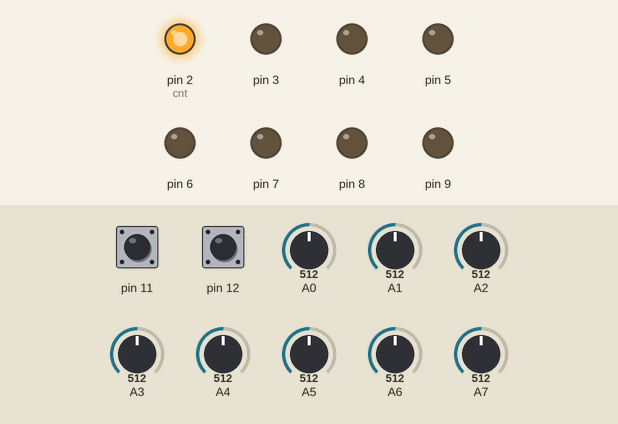
A sketch run on a simulated Arduino Nano, built with avr-gcc and run on an emulated ATmega328P. Parts: output pins drawn as LEDs (lit = HIGH). Inputs (shaded band) come from the test bench; at power-on: pin 12 HIGH, pin 11 HIGH, A0 = 512, A1 = 512, A2 = 512, A3 = 512, A4 = 512, A5 = 512, A6 = 512, A7 = 512.

Above: at 1.2 s.
1.3 s: pin 12 pulled LOW for 3.2 s
At 2.4 s:
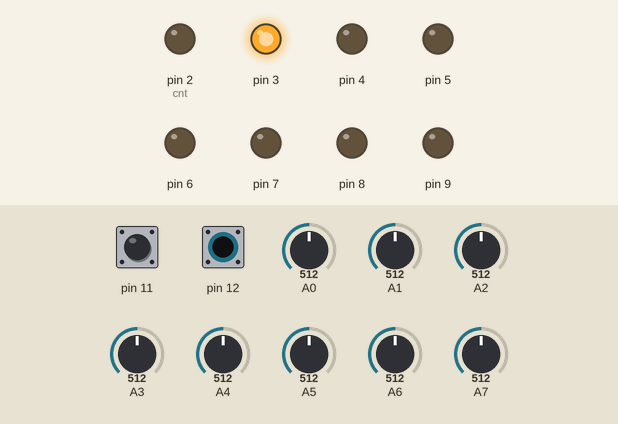
At 3.0 s:
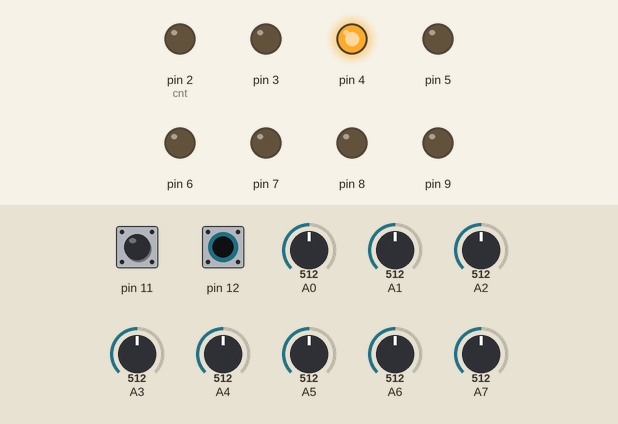
6.0 s: pin 11 pulled LOW for 1 s
At 6.82 s:
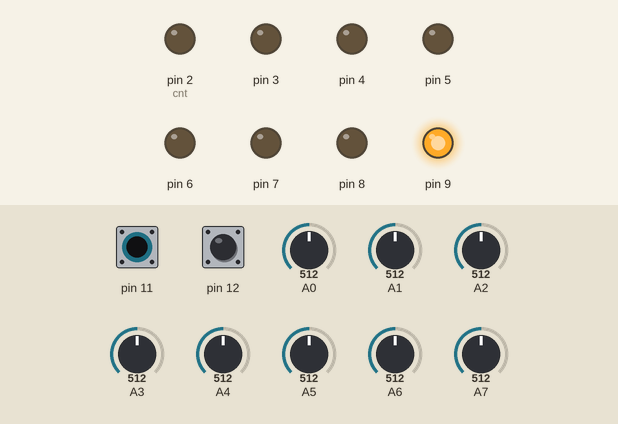
Timing chart, 0 to 15.5 s (numbered marks = the images above; inputs shaded):
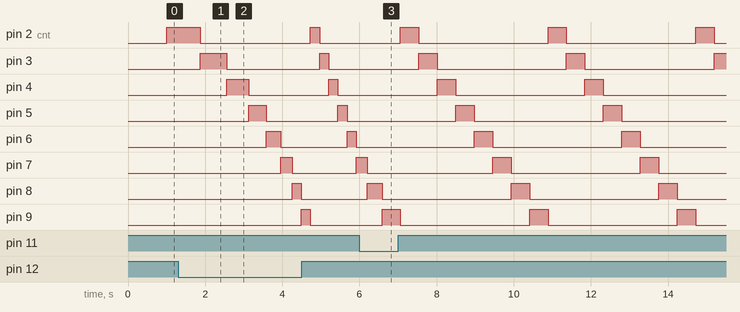

Measured:
- after the input at 1.3 s, pin 2 (cnt): HIGH → LOW after 0.57 s instead of 0.70 s; pin 6: LOW → HIGH after 2.3 s instead of 3.7 s; pin 7: LOW → HIGH after 2.7 s, → LOW 0.30 s later, → HIGH 1.7 s later; pin 8: LOW → HIGH after 3.0 s, → LOW 0.24 s later; pin 9: LOW → HIGH after 3.2 s, → LOW 0.24 s later
- after the input at 6.0 s, pin 2 (cnt): alternates HIGH for 0.48 s and LOW for 3.3 s, starting after 1.1 s; pin 3: alternates HIGH for 0.48 s and LOW for 3.3 s, starting after 1.5 s

The sketch:

nano.ino
```cpp
#include <MIDI.h>

#define A0 2
#define A1 3
#define A2 4
#define A3 5
#define A4 6
#define A5 7
#define A6 8
#define A7 9

int octavas = 5;
int cnt = 2;
int Tmax = 1000;
int Tmin = 10;
float paso = (Tmax - Tmin)/100000.0;

unsigned long previousMillis = 0;
float interval = 1000.0;
int ledState = LOW;

MIDI_CREATE_DEFAULT_INSTANCE();

void setup()
{
  Serial.begin(9600);

  //MIDI.begin(MIDI_CHANNEL_OFF);

  pinMode(2,OUTPUT);
  pinMode(3,OUTPUT);
  pinMode(4,OUTPUT);
  pinMode(5,OUTPUT);
  pinMode(6,OUTPUT);
  pinMode(7,OUTPUT);
  pinMode(8,OUTPUT);
  pinMode(9,OUTPUT);

  pinMode(11,INPUT_PULLUP);
  pinMode(12,INPUT_PULLUP);
}

void loop()
{
  int subir = digitalRead(11); //blanco
  int bajar = digitalRead(12); //rojo

  unsigned long currentMillis = millis();

  if (!subir && interval < Tmax) {
    interval = interval+paso;
  }
  if (!bajar && interval > Tmin) {
    interval = interval-paso;
  }

  //Serial.println(paso);
  //Serial.println(interval);

  if (currentMillis - previousMillis >= interval) {

    // save the last time you blinked the LED
    previousMillis = currentMillis;
    //Serial.println(analogRead(cnt));
    int potentiometer = analogRead(cnt);
    int nota = map(potentiometer, 0, 1023, 0, (octavas*12)-1);
    //Serial.println(nota);

    if (cnt == 2) {
      digitalWrite(cnt, HIGH);
      digitalWrite(9, LOW);
     }
    else {
      digitalWrite(cnt, HIGH);
      digitalWrite(cnt-1, LOW);
    }
    cnt++;

    /*// if the LED is off turn it on and vice-versa:
    if (ledState == LOW) {
      ledState = HIGH;
      Serial.println(nota);
      //MIDI.sendNoteOn(nota, 127, 1);
    } else {
      ledState = LOW;
      //MIDI.sendNoteOff(nota, 0, 1);
    }

    // set the LED with the ledState of the variable:
    digitalWrite(cnt, ledState);
    if (ledState == LOW) {
      cnt++;
    }*/

    //Serial.println(analogRead(A0));
    /*Serial.println(analogRead(A1));
    Serial.println(analogRead(A2));
    Serial.println(analogRead(A3));
    Serial.println(analogRead(A4));
    Serial.println(analogRead(A5));
    Serial.println(analogRead(A6));
    Serial.println(analogRead(A7));*/


  }

  if (cnt == 10) cnt = 2;

}
```
